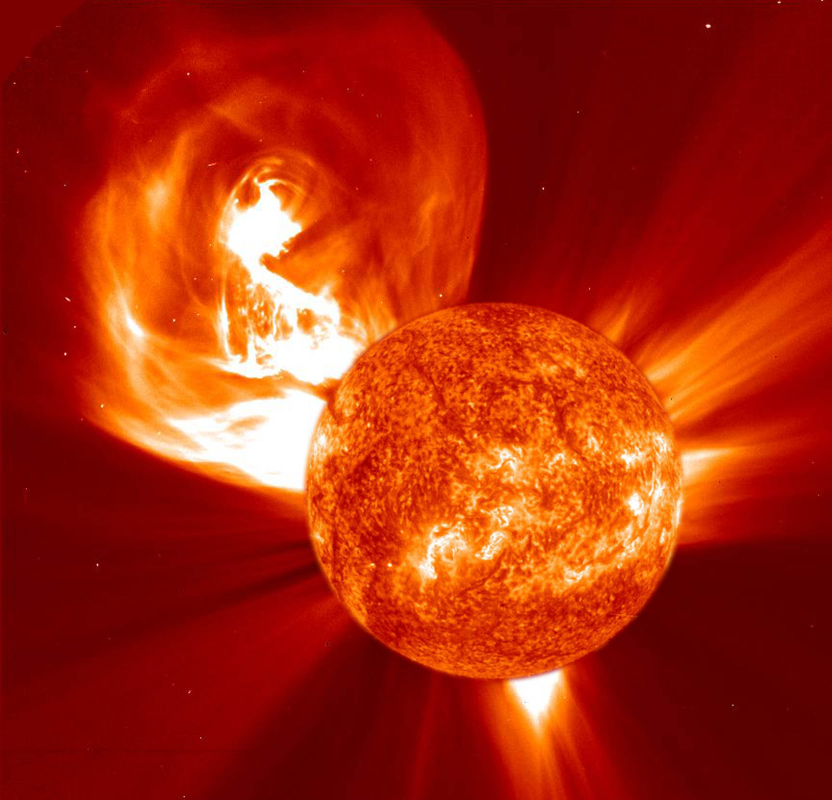
#> input picture Sun_Photos/sun4.jpg, 2495 x 2400 px (shown at 1/3 size)
$ jupyter execute SunLayOut_jupyter.ipynb   (shell and % lines are left out)
#> lines starting #> are read from the running program, lines starting #| are printed output that depends on the picture
# Universidad de Costa Rica
## Centro de Investigaciones Espaciales - CINESPA

Proyecto:  Estudio de la radiación de microondas y rayos X como índicadores de la velocidad de propagación de CME's en el medio interplanetario.

Coordinadores: Carolina Salas -
               Felipe Meza

Asistente: Yasser Wagon

Periodo: I ciclo- 2018

# Script para el pre-procesado de imagenes solares

A continuación se describe el desarrollo de un script encargado de generar un layout sencillo del sol; en el estudio de eventos de eyecciones de masa coronal, o CME's por sus siglas en ingles. Lo anterior a partir de los siguientes parámetros:

-Resolución de la imagen base del sol (LxA) [px, px].

-Central Position Angle (PA) [deg] : Ángulo del vector de posición central del evento, medido en sentido antihorario desde el Norte solar.

-Angular Width (W) [deg] : Sector que comprende el evento

-Radio del sol en imagen base (r) [px]

-Centro del sol en imagen base (O) [px_x, px_y]

El script en terminos generales se encarga de generar un layout del sol, cuando se estudia una posible eyección de masa coronal en imagenes solares. El layout generado tendrá la misma resolución de la imagen base, un círculo con el mismo radio y ubicación del sol, y el mapeo de la posición y anchura ángular del envento en estudio. El script se encuentra escrito en python y se ejecuta en la versión 2.

La siguiente imagen muestra la salida esperada del script.

## Implementación del Script

Obtendremos el layout de la siguiente imagen solar.

La imagen tiene una resolución de 2400x2495 px, el centro del sol se encuentra en el punto (1480 px, 1474 px) y tiene un radio de 555 px. Con respecto al CME, tiene un ángulo PA de 50° y una anchura ángular de 80°.

En primera instancia, se importan las librerías utilizadas por el script; las cuales son, openCV, math, numpy y matplotlib.

[cell 1]
import cv2 as cv
import math
import numpy as np
import matplotlib.pyplot as plt

Se definen los parámetros de la imagen base, los cuales serán utilizados en la generación del layout. Se define también la dirección de la imagen base.

[cell 2]
imgResolution = (2400, 2495)
cirCenter = (1480, 1474)
r = 555
PA = 50
W = 80
dir = "Sun_Photos/sun4.jpg"

Una vez definido los parámetros en variables, se empezará con la creación del layout. Se definirá una imagen en blanco con la misma resolución de la imagen base. Como las imágenes son matrices, donde cada uno de sus pixeles correspondería con una coordenada dentro de la matriz; se crea una matriz (img) de tamaño imgResolution donde en cada una de sus entradas tiene el valor de 255. El valor de 255 se usa según la convención RGB en imágenes a color de openCV.

Seguidamente, se utiliza la función cv.circle() para dibujar el contorno de donde se encuentra el sol en la imagen base.

[cell 3]
img = np.ones((imgResolution[0], imgResolution[1], 3), np.uint8) * 255
cv.circle(img, cirCenter, r, (255,0,0), 2, cv.LINE_AA)
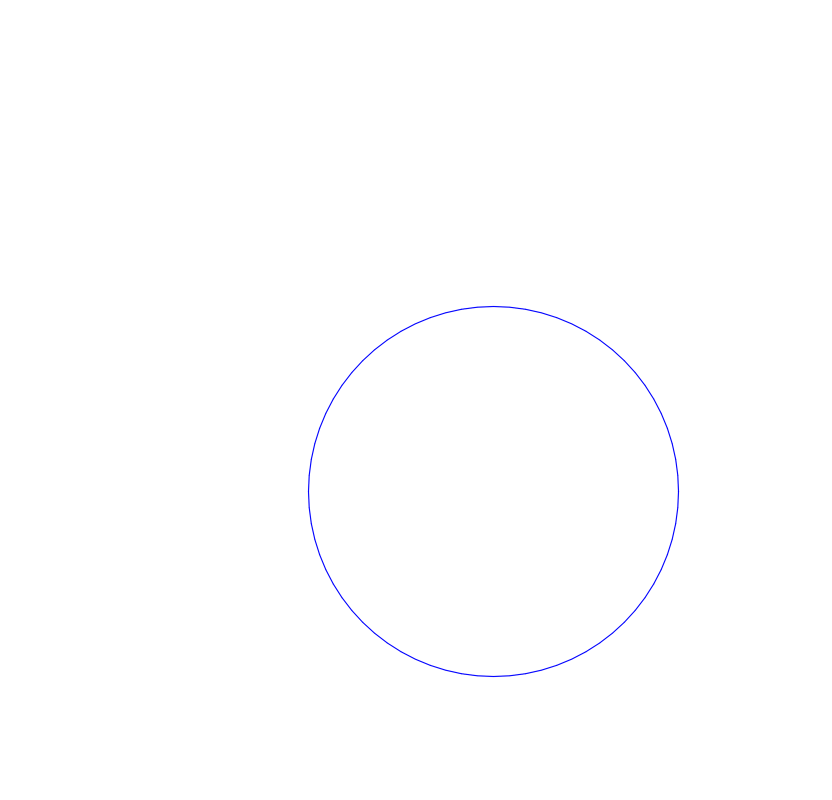
#> img: shape (2400, 2495, 3) (shown at 1/3 size); mean of channels 0, 1, 2 255, 254.5, 254.5; drawn as B, G, R

plt.imshow(img, interpolation='none')

Se mapearán el vector PA y la anchura angular W en la imagen anterior. Para ello es necesario saber el punto en la imagen donde iniciarán los vectores y el punto final donde terminarán. El punto inicial será el centro del círculo cirCenter, mientras que el punto final del vector PA se calcula a continuación

[cell 4]
x_PA = int(r * 1.1 * math.cos(3*math.pi/2 - PA*math.pi/180)) + cirCenter[0]
y_PA = int(r * 1.1 * math.sin(3*math.pi/2 - PA*math.pi/180)) + cirCenter[1]

Debido a que se tiene un ángulo y radio dado, es necesario obtener el punto final de PA por medio de una transformación de coordenadas polares a coordenadas cartesianas. A su vez, se debe sumar las coordenadas cirCenter para obtener un eje de coordenadas local en el círculo.
Una vez determinado el punto inicial y final del vector PA, se procede a dibujarlo.

[cell 5]
cv.arrowedLine(img, cirCenter, (x_PA, y_PA), (0,0,255), 2, tipLength = 0.05)
plt.imshow(img, interpolation='none')

Finalmente, se procede a delimitar sobre el círculo la anchura ángular W. Para ello, se deden definir los puntos finales de las dos lineas que encerraran el sector W.

[cell 6]
# (x_upW, y_upW) and (x_downW, y_downW) locate W
x_upW = int(r*1.1*math.cos((3*math.pi/2 - PA*math.pi/180) + W*math.pi/360)) + cirCenter[0]
y_upW = int(r*1.1*math.sin(3*math.pi/2 - PA*math.pi/180 + W*math.pi/360)) + cirCenter[1]

x_downW = int(r*1.1*math.cos((3*math.pi/2 - PA*math.pi/180) - W*math.pi/360)) + cirCenter[0]
y_downW = int(r*1.1*math.sin(3*math.pi/2 - PA*math.pi/180 - W*math.pi/360)) + cirCenter[1]

# lines that limits W area
cv.line(img, cirCenter, (x_upW, y_upW), (0,0,0), 2, cv.LINE_AA)
cv.line(img, cirCenter, (x_downW, y_downW), (0,0,0), 2, cv.LINE_AA)

plt.imshow(img, interpolation='none')

La imagen de salida del script se muestra a continuación.

# Superposición del layout generado y la imagen base

Una vez creado el layout del sol, se procederá a superponerla sobre la imagen base. Para ellos se hará uso de la función cv.addWeighted().

[cell 7]
# The base image is loaded
sunImage = cv.imread("Sun_Photos/sun4.jpg")
#> sunImage is the input picture: shape (2400, 2495, 3); mean B, G, R 14.9, 40, 166.8

# Base image and layout overlap
outputImage = cv.addWeighted(img, 0.5, sunImage, 1-0.5, 0, sunImage)
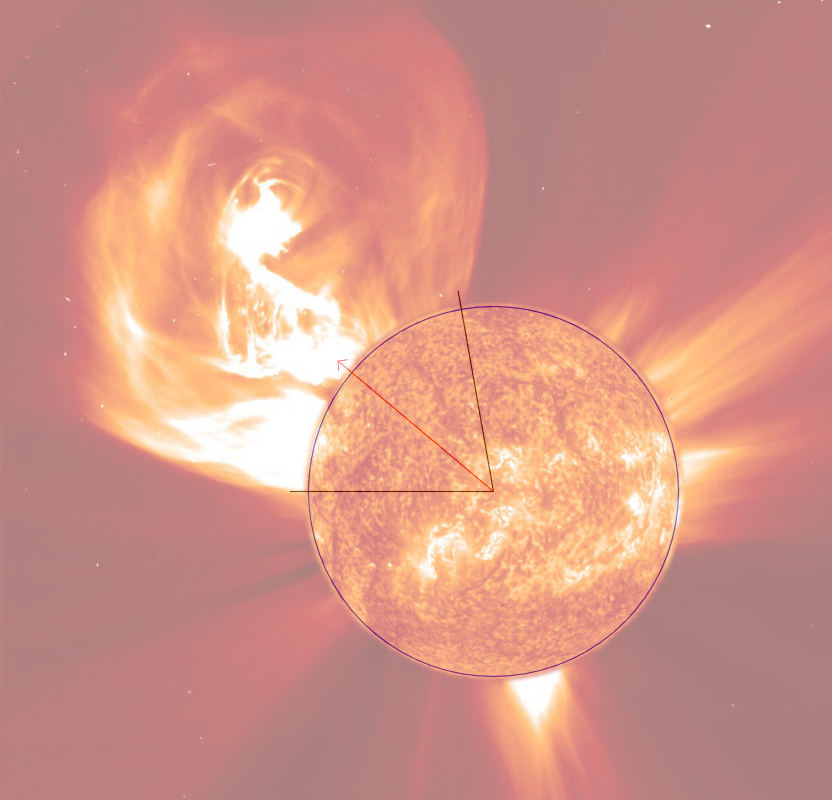
#> outputImage: shape (2400, 2495, 3) (shown at 1/3 size); mean B, G, R 135, 147.2, 210.6

plt.imshow(outputImage, interpolation='none')
